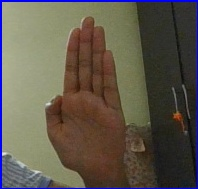
#> input picture Dataset/pataka/pataka-1.jpg, 198 x 189 px; its folder holds 4 pictures in this run
$ python preprocess.py
#> lines starting #> are read from the running program, lines starting #| are printed output that depends on the picture; after the words box and inside, x2 and y2 are one past the last pixel; in counts of white or black regions, pixels touching at a corner belong together
####################### LIBRARRIES ##########################
import cv2
import numpy as np
import os
import glob

# Load Locations of images
list_of_images = glob.glob('Dataset/pataka/*.jpg')
print(len(list_of_images))

############### CONSTANTS #########################
# Upper and lower bounds in HSV Space
lower = np.array([0, 25, 90], dtype=np.uint8)
upper = np.array([20, 255, 255], dtype=np.uint8)
# DIlation kernel and iteration
dilate_kernel = np.ones((1, 1), np.uint8)
it = 2
# Gaussian Blur kernel and threshold
gaussian_kernel = (3, 3)
x_thresh = 100
###################################################

#################### Preprocess ###############################


def preprocess(name):
#> called with name = 'Dataset/pataka/pataka-1.jpg'
    img = cv2.imread(name)  # Load Image
#> img is the input picture: shape (189, 198, 3); mean B, G, R 76.4, 88.4, 95.6
    converted = cv2.cvtColor(img, cv2.COLOR_BGR2HSV)  # Convert to HSV Space
#> converted: shape (189, 198, 3); mean H, S, V 33.5, 84.5, 104.7
    mask = cv2.inRange(converted, lower, upper)  # Mask ranges of color
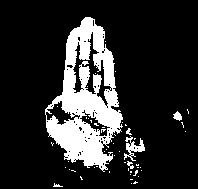
#> mask: shape (189, 198); 17.3% white; 51 white regions (45 under 20 px), largest, box (x1, y1, x2, y2) and area: (45, 17, 123, 172) 5986, (124, 136, 145, 161) 214, (173, 111, 182, 121) 56, (127, 161, 134, 169) 29, (126, 128, 132, 135) 23, (53, 183, 63, 187) 20
    mask_d = cv2.dilate(mask, dilate_kernel, iterations=it)  # Dilate the imahe
    mask_b = cv2.GaussianBlur(mask_d, gaussian_kernel,
                              x_thresh)  # Blurr the image
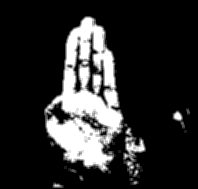
#> mask_b: shape (189, 198); min 0, max 255, mean 44

    return mask_b


while(1):

    ## Example image 1  ###
    img = preprocess(list_of_images[1])
    cv2.imshow("s", img)

    if cv2.waitKey(1) & 0xFF == ord('q'):

#> (key q is pressed here)
        break


cv2.destroyAllWindows()
